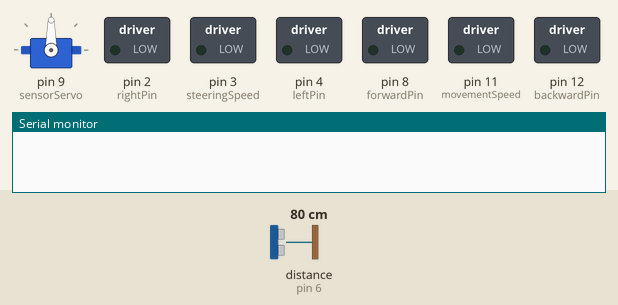
This sketch was run on a simulated Arduino Uno, built with avr-gcc and run on an emulated ATmega328P. On the bench: servo, switched loads named in the sketch (green lamp = pin HIGH), the last lines printed to the serial monitor. Wiring (inferred from the names in the program): ultrasonic range finder: trigger pin 7; echo pin 6. The inputs (shaded band) are chosen by the test bench; at power-on: distance to the obstacle (sensor on pin 6) 80 cm. The echo pulse lasts 58.3 µs per cm; pins used as bus, display or sensor lines are not drawn.

Above: at 1.2 s.
1.3 s: distance to the obstacle (sensor on pin 6) set to 2 cm
At 6.4 s:
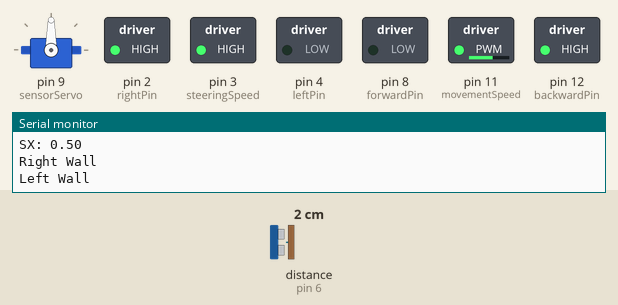
7.1 s: distance to the obstacle (sensor on pin 6) set to 72 cm
10.1 s: distance to the obstacle (sensor on pin 6) set to 80 cm
At 10.9 s:
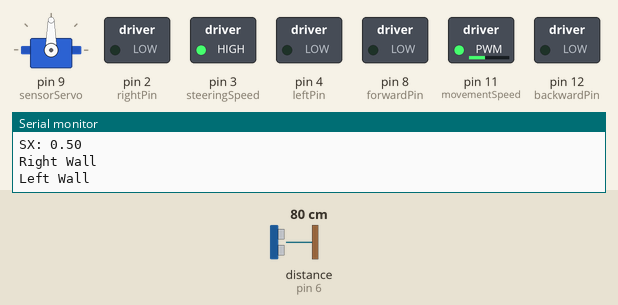
13.1 s: distance to the obstacle (sensor on pin 6) set to 76 cm
At 17.4 s:
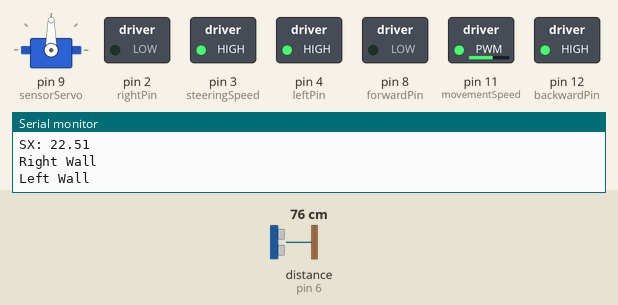
19.1 s: distance to the obstacle (sensor on pin 6) set to 82 cm
22.1 s: distance to the obstacle (sensor on pin 6) set to 91 cm
At 31.5 s:
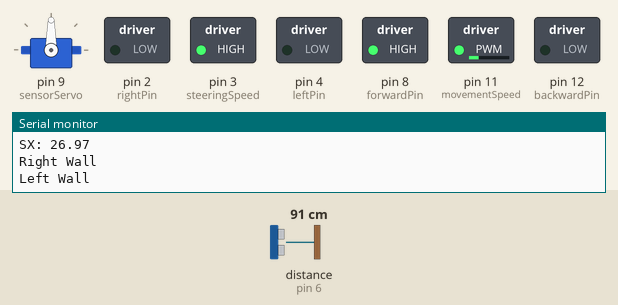
Timing chart, 0 to 32.1 s (numbered marks = the images above; inputs shaded):
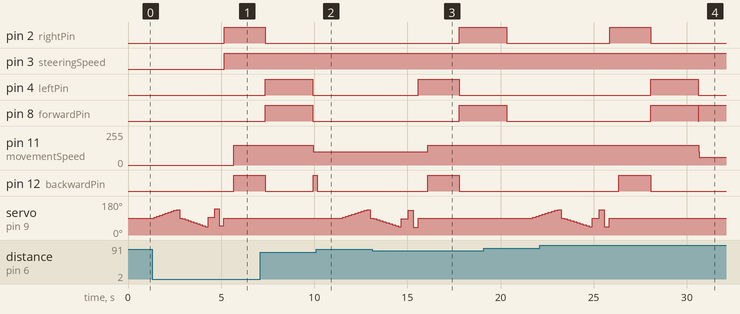

The sketch:

Wheel-E_Code.ino
```cpp
#include <PWMServo.h>
//Raggio di Curvatura (72, 76)cm a PWM = 160 con batterie cariche
//Tempo per fare un cerchio completo: 8,5 s a PWM = 160 con batterie cariche

//Max Speed: The car has done a sprint of 300cm in 3.4s
//If we remove the human error is fair to say that the max speed of our car is around 100cm in a second
#define MIN_ERROR 0
#define MAX_ERROR 150

//PID Values
double Kp = 2, Ki = 0, Kd = 0.15, N = 100;
double P, I, D;
int PWM;
//Time in milli seconds (10^(-3))
int ts = 10, t0 = 0;
//Distance
double currDistance, prevDistance, reffDistance;
//Error
double currError, prevError;


//Dc Motors
//Movement Motor
//Pin 8 and 12 to set the back motor movement.
const int backwardPin = 12;
const int forwardPin = 8;
//Pin 11 to set a Speed Control
const int movementSpeed = 11;

//Steering Motor
//Pin 2 and 4 to set the forward motor movement.
const int rightPin = 2;
const int leftPin = 4;
//Pin 3 to set a Speed Control
const int steeringSpeed = 3;

//Servo Motor
PWMServo sensorServo;

//Ultrasonic Sensor
const int echo = 6;
const int trigger = 7;

//Stop Time: Used to be sure that the car is in the reffDistance spot for more than 1 second.
//Block Time: Used to check if the distance hasn't changed in 3 seconds. If it is than the car is blocked and it must go back.
unsigned long stopTime = 0, blockTime = 0;

//Sonar SX, DX distances
volatile double distances[3];

volatile boolean forward;
int trueAngle;

double prevDistanceCheck;


void setup()
{
  //Movement Motor
  pinMode(forwardPin, OUTPUT);
  pinMode(backwardPin, OUTPUT);
  pinMode(movementSpeed, OUTPUT);

  //Steering Motor
  pinMode(leftPin, OUTPUT);
  pinMode(rightPin, OUTPUT);
  pinMode(steeringSpeed, OUTPUT);

  //Servo Motor
  sensorServo.attach(9);
  sensorServo.write(90);

  //Ultrasonic Sensor
  pinMode(echo, INPUT);
  pinMode(trigger, OUTPUT);

  //Set PID
  reffDistance = 75;
  //Trigger the Ultrasonic Sensor
  digitalWrite(trigger, HIGH);
  delayMicroseconds(10);
  digitalWrite(trigger, LOW);

  //Read from the Ultrasonic Sensor
  prevDistance = pulseIn(echo, HIGH) * 0.034 / 2;
  prevError = reffDistance - prevDistance;


  Serial.begin(9600);
}

void loop()
{
  if((millis() - t0) >= ts){
    t0 = millis();

    //Trigger the Ultrasonic Sensor
    digitalWrite(trigger, HIGH);
    delayMicroseconds(10);
    digitalWrite(trigger, LOW);

    //Read from the Ultrasonic Sensor
    currDistance = pulseIn(echo, HIGH) * 0.034 / 2;
    delay(30);

    //PID: Get the PWM based on the Distance from the Object
    carPID();

    //Saturation: convert the PWM to avoid the Saturation
    saturation();

    //DeadZone: convert the PWM to avoid the DeadZone
    deadZone();

    //Movement: Allow the Robot to move
    movement();
  }
}


//--------------------------------------------------------------------------------------------------------------------------------------------------------------------------------
void carPID(){
  //Calculate the Error
  currError = abs(reffDistance - currDistance);

  //Calculate the PID variables
  //The proportional controller give a proportional value to the error.
  P = Kp * currError;
  //The integral controller attenuates the Steady State errors. It is meant to correct small errors that in the long time can affect the stability of the system.
  //I = Ki * error * ts;
  //The derivative controller eliminates the overshoot caused by the proportional controller. Why? Because with the proportional controller the response applied by the system is
  //multiplied by a costant, so the response of the system can be too much and it can cause overrshoots.
  //The derivative controller is not caused by the error in the position, is caused by the velocity acquired. So in both cases, if the car is going forward or backward, the control
  //will be applied on the velocity of the car, not its position.
  I = 0;

  D = Kd * N * (currError - prevError)/ts;


  //Sum the Control Action
  float U = P + I + D;

  //Update the prev Distance and Error
  prevDistance = currDistance;
  prevError = currError;


  //Get the Equivalent PWM
  //PWM = map(constrain(U, MIN_ERROR, MAX_ERROR), MIN_ERROR, MAX_ERROR, 0, 255);

  //1670 è il valore max che è funzione dei parametri del pid
  PWM = map(U, 0, 1670, 0, 255);
  //PWM = map(U, 0, 1500, 0, 255);
}


//--------------------------------------------------------------------------------------------------------------------------------------------------------------------------------
void saturation(){
  //230 PWM is the Max for the forward movement and 20 PWM is the Min for the backward movement
  if(PWM >= 200) PWM = 200;
}


//--------------------------------------------------------------------------------------------------------------------------------------------------------------------------------
void deadZone(){
  //If the PWM is inside that range: [100, 150], the motor will not have enough power to move the car. This is the DeadZone
  if(forward && PWM < 60) PWM = 60;
  if(!forward && PWM < 100) PWM = 100;
}


//--------------------------------------------------------------------------------------------------------------------------------------------------------------------------------
void movement(){
  //Go Forward
  if(currDistance > reffDistance + 10){
    analogWrite(movementSpeed, PWM);
    digitalWrite(forwardPin, HIGH);
    digitalWrite(backwardPin, LOW);

    //Check if the car is blocked for more than 3 seconds
    if(blockTime == 0){
      blockTime = millis();
      prevDistanceCheck = currDistance;
    }
    else if(millis() - blockTime > 7000){
      //Range of 4cm
      if(prevDistanceCheck >= currDistance - 1 && prevDistanceCheck <= currDistance + 1) goBack();
      else blockTime = 0;

      prevDistanceCheck = currDistance;
    }

    //The car is going forward
    forward = true;
    //Set the stopTime to 0 cause the car is moving
    stopTime = 0;
  }
  //Go Backward
  else if(currDistance < reffDistance){
    analogWrite(movementSpeed, PWM);
    digitalWrite(forwardPin, LOW);
    digitalWrite(backwardPin, HIGH);

    //Check if the car is blocked for more than 3 seconds
    if(blockTime == 0){
      blockTime = millis();
      prevDistanceCheck = currDistance;
    }
    else if(millis() - blockTime > 7000){
      //Range of 4cm
      if(prevDistanceCheck >= currDistance - 1 && prevDistanceCheck <= currDistance + 1) goForward();
      else blockTime = 0;

      prevDistanceCheck = currDistance;
    }

    //The car is going forward
    forward = false;
    //Set the stopTime to 0 cause the car is moving
    stopTime = 0;
  }
  else{
    digitalWrite(forwardPin, LOW);
    digitalWrite(backwardPin, LOW);

    //If the car stops for more than 2s than activate the Sonar
    if(stopTime == 0) stopTime = millis();
    else if(millis() - stopTime > 1000) sonar();
  }
}


//--------------------------------------------------------------------------------------------------------------------------------------------------------------------------------
//This function will move the sonar and will find the minimum distance from the obstacle
void findRightAngle(){
  //Start from 90° degree
  sensorServo.write(90);
  double minDistance = getRealDistance();
  double minAngle = 90;

  //Turn Right
  for(int i = 0; i <= 45; i = i + 5){
    sensorServo.write(90 + i);
    double tryDistance = getRealDistance();
    if(tryDistance < minDistance){
      minDistance = tryDistance;
      minAngle = 90 + i;
    }

    Serial.print("DX ");
    Serial.print(90 + i);
    Serial.print(" = ");
    Serial.println(tryDistance);
  }

  //delay(10000);

  //Go Back
  sensorServo.write(90);

  //Turn Left
  for(int i = 0; i <= 45; i = i + 5){
    sensorServo.write(90 - i);
    double tryDistance = getRealDistance();
    if(tryDistance < minDistance){
      minDistance = tryDistance;
      minAngle = 90 - i;
    }

    Serial.print("SX ");
    Serial.print(90 - i);
    Serial.print(" = ");
    Serial.println(tryDistance);
  }

  //Update true angle
  trueAngle = minAngle;

  Serial.println();
  Serial.print("Min Angle = ");
  Serial.println(minAngle);
  Serial.println();

  //delay(10000);
}


//--------------------------------------------------------------------------------------------------------------------------------------------------------------------------------
//This function will returns two distances. The first one is the right Distance, the second one is the left Distance
void sonar(){
  //Correct the Angle of the Sensor
  findRightAngle();
  sensorServo.write(trueAngle);
  delay(100);

  //Get the front distance to calculate the approx hypotenuse
  distances[0] = getRealDistance();
  delay(100);

  //Servo Motor movement to the right
  //Get the average distance
  sensorServo.write(trueAngle + 45);
  delay(100);
  distances[1] = getRealDistance();
  //delay(1000);

  //Go back to the Center
  sensorServo.write(trueAngle);

  //Servo Motor movement to the left
  //Get the average distance
  sensorServo.write(trueAngle - 45);
  delay(100);
  distances[2] = getRealDistance();
  //delay(1000);

  //Go back to the Center
  sensorServo.write(90);
  //delay(1000);

  //Evade Object
  evade();

  //Delete the Stop Timer
  stopTime = 0;
}


//--------------------------------------------------------------------------------------------------------------------------------------------------------------------------------
//This function will get 20 different values of distance and than will return the average of them to get a more accurate distance value of where the Ultrasonic Sensor is pointed.
double getRealDistance(){
  double sum = 0.0;

  //Loop to get the values
  for(int i = 0; i < 3; i++){
    //Trigger the Ultrasonic Sensor
    digitalWrite(trigger, HIGH);
    delayMicroseconds(10);
    digitalWrite(trigger, LOW);

    sum += pulseIn(echo, HIGH) * 0.034 / 2;

    delay(50);
  }

  //Return the average
  return sum/10;
  /*delay(100);

  //Trigger the Ultrasonic Sensor
  digitalWrite(trigger, HIGH);
  delayMicroseconds(10);
  digitalWrite(trigger, LOW);

  return pulseIn(echo, HIGH) * 0.034 / 2;*/
}


//--------------------------------------------------------------------------------------------------------------------------------------------------------------------------------
//Evade the Obstacle
void evade(){
  //Angolo di curvatura: +-74cm. Distanza base dall'ostacolo da 75cm a 90cm
  //Vogliamo far si che la macchinina arrivi parallela all'ostacolo dopo aver fatto un quarto di circonferenza. Tenendo conto del tempo di pervorrenza del cerchio, dovremmo curvare per
  //2125 ms

  //Distance 0 = Front
  //Distance 1 = Right
  //Distance 2 = Left

  //Check Wall
  double hypotenuse = distances[0]/0.7;

  Serial.print("Front: ");
  Serial.println(distances[0]);
  Serial.print("Hypotenuse: ");
  Serial.println(hypotenuse);
  Serial.print("DX: ");
  Serial.println(distances[1]);
  Serial.print("SX: ");
  Serial.println(distances[2]);
  Serial.println();
  //delay(20000);

  //Check Right
  boolean dxWall, sxWall;
  if(distances[1] <= hypotenuse){
    Serial.println("Right Wall");
    Serial.println();
    dxWall = true;
  }
  else
    dxWall = false;
  //Check Left
  if(distances[2] <= hypotenuse){
    Serial.println("Left Wall");
    Serial.println();
    sxWall = true;
  }
  else
    sxWall = false;

  //If there's a wall go back
  if(dxWall && sxWall){
    //If the angle < 90° it means that the car is approaching to the wall from the left. If it's coming from the left it can go back in the same direction.
    if(trueAngle < 90){
      //Left Steering
      analogWrite(steeringSpeed, 255);
      digitalWrite(leftPin, HIGH);
      digitalWrite(rightPin, LOW);

      delay(500);

      analogWrite(movementSpeed, 150);
      digitalWrite(forwardPin, LOW);
      digitalWrite(backwardPin, HIGH);

      delay(1700);

      digitalWrite(forwardPin, HIGH);
      digitalWrite(backwardPin, LOW);
      digitalWrite(leftPin, LOW);
      digitalWrite(rightPin, HIGH);

      delay(1800);
    }
    else{
      //Right Steering
      analogWrite(steeringSpeed, 255);
      digitalWrite(leftPin, LOW);
      digitalWrite(rightPin, HIGH);

      delay(500);

      analogWrite(movementSpeed, 150);
      digitalWrite(forwardPin, LOW);
      digitalWrite(backwardPin, HIGH);

      delay(1700);

      digitalWrite(forwardPin, HIGH);
      digitalWrite(backwardPin, LOW);
      digitalWrite(leftPin, HIGH);
      digitalWrite(rightPin, LOW);

      delay(1800);
    }
  }
  else{
    //Go Right
    if(distances[1] >= distances[2]){
      analogWrite(steeringSpeed, 255);
      digitalWrite(leftPin, LOW);
      digitalWrite(rightPin, HIGH);

      delay(500);

      analogWrite(movementSpeed, 150);
      digitalWrite(forwardPin, HIGH);
      digitalWrite(backwardPin, LOW);

      delay(1700);

      digitalWrite(leftPin, HIGH);
      digitalWrite(rightPin, LOW);

      delay(1800);
      digitalWrite(forwardPin, HIGH);
      digitalWrite(backwardPin, LOW);
      digitalWrite(leftPin, LOW);
      digitalWrite(rightPin, HIGH);
    }
    //Go Left
    else{
      analogWrite(steeringSpeed, 255);
      digitalWrite(leftPin, HIGH);
      digitalWrite(rightPin, LOW);

      delay(500);

      analogWrite(movementSpeed, 150);
      digitalWrite(forwardPin, HIGH);
      digitalWrite(backwardPin, LOW);

      delay(1700);

      digitalWrite(leftPin, LOW);
      digitalWrite(rightPin, HIGH);

      delay(1800);
      digitalWrite(forwardPin, HIGH);
      digitalWrite(backwardPin, LOW);
      digitalWrite(leftPin, HIGH);
      digitalWrite(rightPin, LOW);
    }
  }
  //Stop Movement
  delay(750);
  digitalWrite(forwardPin, LOW);
  digitalWrite(backwardPin, LOW);
  digitalWrite(leftPin, LOW);
  digitalWrite(rightPin, LOW);
}


//--------------------------------------------------------------------------------------------------------------------------------------------------------------------------------
void goBack(){
  //Go back for 2 seconds and then turn right
  analogWrite(movementSpeed, 255);
  digitalWrite(forwardPin, LOW);
  digitalWrite(backwardPin, HIGH);
  delay(1500);

  analogWrite(steeringSpeed, 255);
  digitalWrite(rightPin, HIGH);
  digitalWrite(leftPin, LOW);
  delay(500);

  digitalWrite(forwardPin, LOW);
  digitalWrite(backwardPin, LOW);
  digitalWrite(rightPin, LOW);
  digitalWrite(leftPin, LOW);
  delay(500);

  blockTime = 0;
}


//--------------------------------------------------------------------------------------------------------------------------------------------------------------------------------
void goForward(){
  //Go back for 2 seconds and then turn right
  analogWrite(movementSpeed, 255);
  digitalWrite(forwardPin, HIGH);
  digitalWrite(backwardPin, LOW);
  delay(1500);

  analogWrite(steeringSpeed, 255);
  digitalWrite(rightPin, HIGH);
  digitalWrite(leftPin, LOW);
  delay(500);

  digitalWrite(forwardPin, LOW);
  digitalWrite(backwardPin, LOW);
  digitalWrite(rightPin, LOW);
  digitalWrite(leftPin, LOW);
  delay(500);

  blockTime = 0;
}
```

Measured:
- the behaviour switches between 75 and 76 cm on distance to the obstacle (sensor on pin 6) (found by bisection; images 1 and 2)
- the behaviour switches between 80 and 79 cm on distance to the obstacle (sensor on pin 6) (found by bisection; images 2 and 3)
- the behaviour switches between 86 and 87 cm on distance to the obstacle (sensor on pin 6) (found by bisection; images 3 and 4)
- after the input at 1.3 s, pin 2 (rightPin), pin 3 (steeringSpeed): LOW → HIGH after 3.9 s instead of 4.2 s; pin 11 (movementSpeed): 0/255 → 150/255 after 4.4 s instead of 4.7 s; pin 12 (backwardPin): LOW → HIGH after 4.4 s instead of 4.7 s
- after the input at 10.1 s, pin 12 (backwardPin): HIGH → LOW after 0.06 s; servo on pin 9 (sensorServo): rises from 90° to 135° in 1.3 s, then falls to 90° in 0.17 s
- after the input at 13.1 s, pin 4 (leftPin): LOW → HIGH after 2.5 s instead of 4.7 s
- after the input at 22.1 s, pin 11 (movementSpeed): 150/255 → 60/255 after 8.5 s
